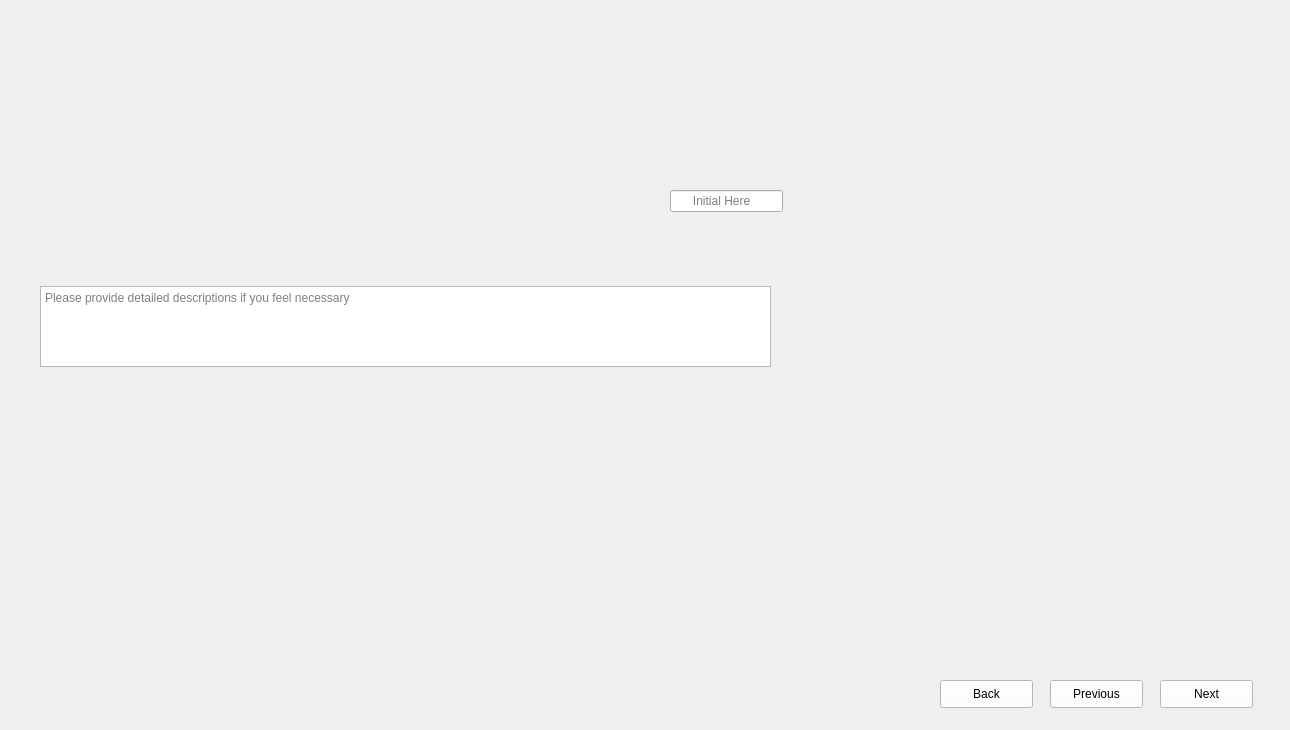
<?xml version="1.0" encoding="UTF-8"?>
<ui version="4.0">
 <class>Form</class>
 <widget class="QWidget" name="Form">
  <property name="geometry">
   <rect>
    <x>0</x>
    <y>0</y>
    <width>1290</width>
    <height>730</height>
   </rect>
  </property>
  <property name="windowTitle">
   <string>Form</string>
  </property>
  <widget class="QLabel" name="label">
   <property name="geometry">
    <rect>
     <x>0</x>
     <y>0</y>
     <width>1290</width>
     <height>730</height>
    </rect>
   </property>
   <property name="styleSheet">
    <string notr="true">background-image: url(:/images/images/Dice Framing Trench Pattern_3.png);</string>
   </property>
   <property name="text">
    <string/>
   </property>
  </widget>
  <widget class="QLineEdit" name="lineEdit_Initials">
   <property name="geometry">
    <rect>
     <x>670</x>
     <y>190</y>
     <width>113</width>
     <height>22</height>
    </rect>
   </property>
   <property name="placeholderText">
    <string>      Initial Here</string>
   </property>
  </widget>
  <widget class="QTextEdit" name="textEdit_Comments">
   <property name="geometry">
    <rect>
     <x>40</x>
     <y>286</y>
     <width>731</width>
     <height>81</height>
    </rect>
   </property>
   <property name="placeholderText">
    <string>Please provide detailed descriptions if you feel necessary </string>
   </property>
  </widget>
  <widget class="QLineEdit" name="lineEdit_Dates">
   <property name="geometry">
    <rect>
     <x>140</x>
     <y>670</y>
     <width>113</width>
     <height>22</height>
    </rect>
   </property>
   <property name="styleSheet">
    <string notr="true">QLineEdit{
background-color: rgb(240, 240, 240);
border: none;
}</string>
   </property>
  </widget>
  <widget class="QLineEdit" name="lineEdit_Steps">
   <property name="geometry">
    <rect>
     <x>270</x>
     <y>670</y>
     <width>91</width>
     <height>22</height>
    </rect>
   </property>
   <property name="styleSheet">
    <string notr="true">QLineEdit{
background-color: rgb(240, 240, 240);
border: none;
}</string>
   </property>
  </widget>
  <widget class="QPushButton" name="pushButton_Next">
   <property name="geometry">
    <rect>
     <x>1160</x>
     <y>680</y>
     <width>93</width>
     <height>28</height>
    </rect>
   </property>
   <property name="styleSheet">
    <string notr="true">QPushButton{
background-color: rgb(255, 255, 255);
height: 35px;
}
QPushButton::hover{
background-color: rgb(0, 0, 255);
}
QPushButton:pressed{
padding-top:7px;
padding-top:7px;
}</string>
   </property>
   <property name="text">
    <string>Next</string>
   </property>
  </widget>
  <widget class="QPushButton" name="pushButton_Previous">
   <property name="geometry">
    <rect>
     <x>1050</x>
     <y>680</y>
     <width>93</width>
     <height>28</height>
    </rect>
   </property>
   <property name="styleSheet">
    <string notr="true">QPushButton{
background-color: rgb(255, 255, 255);
height: 35px;
}
QPushButton::hover{
background-color: rgb(0, 0, 255);
}
QPushButton:pressed{
padding-top:7px;
padding-top:7px;
}</string>
   </property>
   <property name="text">
    <string>Previous</string>
   </property>
  </widget>
  <widget class="QPushButton" name="pushButton_Back">
   <property name="geometry">
    <rect>
     <x>940</x>
     <y>680</y>
     <width>93</width>
     <height>28</height>
    </rect>
   </property>
   <property name="styleSheet">
    <string notr="true">QPushButton{
background-color: rgb(255, 255, 255);
height: 35px;
}
QPushButton::hover{
background-color: rgb(0, 0, 255);
}
QPushButton:pressed{
padding-top:7px;
padding-top:7px;
}</string>
   </property>
   <property name="text">
    <string>Back</string>
   </property>
  </widget>
 </widget>
 <resources>
  <include location="D:/ECED4901SYPIIFiles/SNYProject/UI_design/LoginUI_Design/resource.qrc"/>
 </resources>
 <connections/>
</ui>
